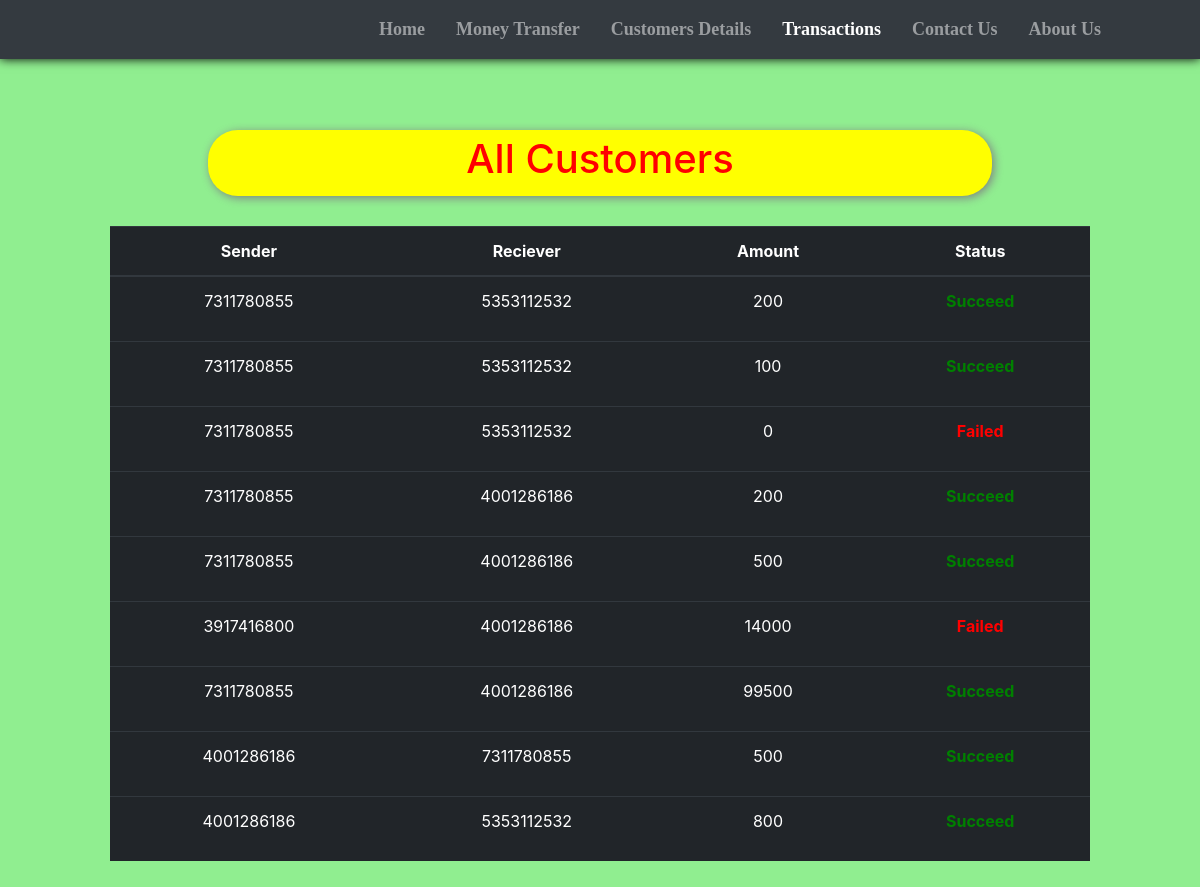
Screenshot of /transactions.php with the database file from the repository.
### tables this page shows
CREATE TABLE `transactions` (
  `sr` int(11) NOT NULL,
  `sender` varchar(10) NOT NULL,
  `receiver` varchar(10) NOT NULL,
  `amount` bigint(20) NOT NULL,
  `status` varchar(10) NOT NULL
);

### transactions.php (the view, shortened to what this page needs)
<!doctype html>
<html lang="en">
<head>
    <link href="//maxcdn.bootstrapcdn.com/bootstrap/4.1.1/css/bootstrap.min.css" rel="stylesheet" id="bootstrap-css">
    <link rel="stylesheet" href="https://use.fontawesome.com/releases/v5.1.0/css/all.css"
>
</head>
<body style="background-color:lightgreen;">
    <?php include 'spin.php'; ?>
    <nav class="navbar navbar-expand-lg navbar-dark bg-dark fixed fixed-top"
        style="font-family:candara; font-size:18px; box-shadow: 0px 0px 10px 0px black;">
        <div class="container-fluid">
            <a href="index.php"><img src="image\logo_small.png" alt=""
                    style="height: 80px; margin-left:25px; margin-top:10px;"></a>
        </div>
        <div class="collapse navbar-collapse" id="navbarSupportedContent">
            <b>
                <ul class="navbar-nav ">
                    <li class="nav-item nav-links" style="margin-left:15px;">
                        <a class="nav-link text-nowrap" aria-current="page" href="index.php">Home</a>
                    </li>
                    <li class="nav-item" style="margin-left:15px; ">
                        <a class="nav-link text-nowrap" href="send_money.php">Money Transfer</a>
                    </li>
                    <li class="nav-item" style="margin-left:15px;">
                        <a class="nav-link text-nowrap" href="all_cust.php">Customers Details</a>
                    </li>
                    <li class="nav-item" style="margin-left:15px;">
                        <a class="nav-link text-nowrap active" href="transactions.php">Transactions</a>
                    </li>
                    <li class="nav-item" style="margin-left:15px;">
                        <a class="nav-link text-nowrap" href="contact_us.php">Contact Us</a>
                    </li>
                    <li class="nav-item" style="margin-left:15px; margin-right:75px;">
                        <a class="nav-link text-nowrap" href="about_us.php">About Us</a>
                    </li>
                </ul>
            </b>
        </div>
    </nav>
    <center>
        <div class="container" style="margin-top: 10%; padding:10px 80px 10px 80px; ">
            <div
                style="width:80%; background-color:yellow; padding:5px 5px 5px 5px; border-radius:30px; box-shadow: 2px 2px 10px gray;">
                <h1 style=" color:red;">All Customers</h1>
            </div>
            <?php
    $conn = mysqli_connect($servername, $username, $password, $database);
    if(!$conn){
        die("Connection not established: ".mysqli_connect_error());
    }else{
        $sql = "SELECT * FROM `transactions`";
        $result = mysqli_query($conn, $sql);
?>
            <table class="table table-dark" style="margin-top: 30px;">
                <thead>
                    <tr>
                        <th scope="col">Sender</th>
                        <th scope="col">Reciever</th>
                        <th scope="col">Amount</th>
                        <th scope="col">Status</th>
                    </tr>
                </thead>
                <?php
echo "<tbody>";
        while($row = mysqli_fetch_assoc($result)){
        if(!(empty($row['sender']) && empty($row['receiver']) && empty($row['amount'])))
            {echo    '
            <tr>
              <td>'.$row['sender'].'</td>
              <td>'.$row['receiver'].'</td>
              <td>'.$row['amount'].'</td>
              <td>'; ?> <?php if($row['status'] == "succeed"){echo '<b><p style="color:green;">Succeed</p></b>';}else{echo '<b><p style="color:red;">Failed</p></b>';} ?>
              <?php echo '</td>
              </tr>';}
    }
    }
    echo "</tbody>";
?>
        </div>
    </center>
</body>
</html>

### transactions.php (style rules this page uses)
th, td { text-align: center; }

### rows the page displays
transactions: sender "7311780855", receiver "5353112532", amount "200", status "Succeed"
transactions: sender "7311780855", receiver "5353112532", amount "100", status "Succeed"
transactions: sender "7311780855", receiver "5353112532", amount "0", status "Failed"
transactions: sender "7311780855", receiver "4001286186", amount "200", status "Succeed"
transactions: sender "7311780855", receiver "4001286186", amount "500", status "Succeed"
transactions: sender "3917416800", receiver "4001286186", amount "14000", status "Failed"
transactions: sender "7311780855", receiver "4001286186", amount "99500", status "Succeed"
transactions: sender "4001286186", receiver "7311780855", amount "500", status "Succeed"
transactions: sender "4001286186", receiver "5353112532", amount "800", status "Succeed"
